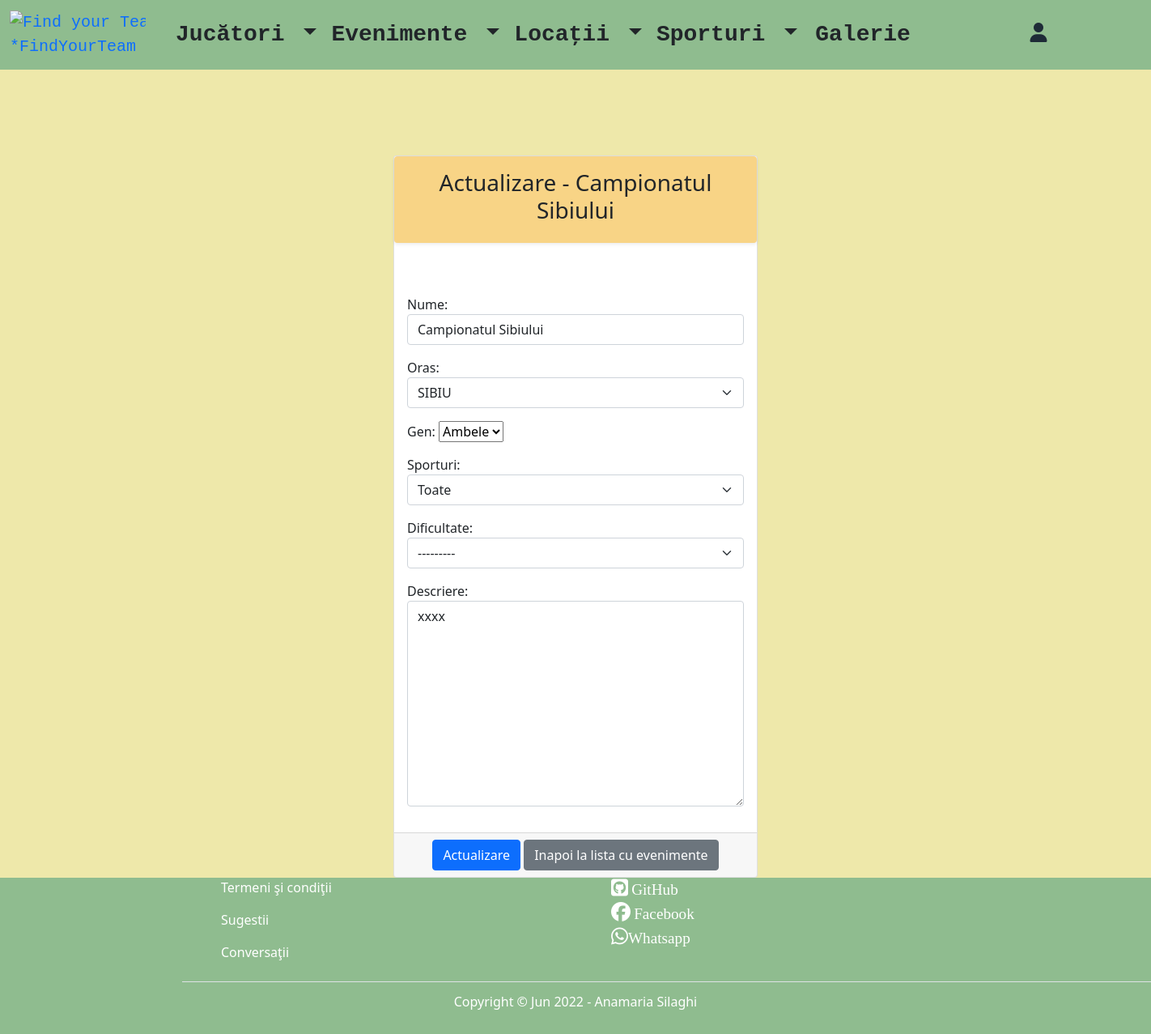
Page /update-event/1/ on the earlier database version.
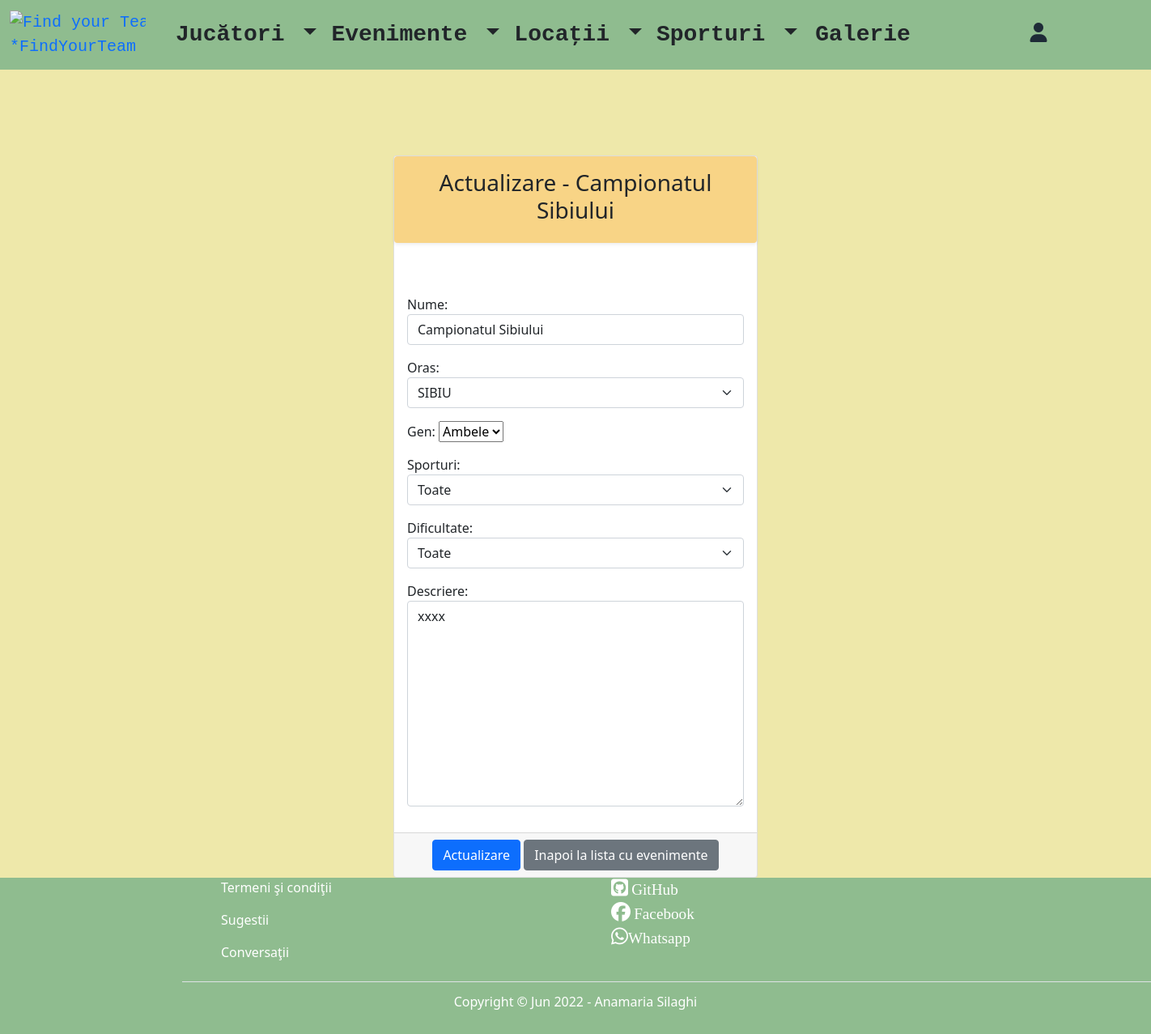
Same page on the later database version.
### teams/models.py (models this page shows, shortened)
class Event(models.Model):
    gender_choices = (("Bărbaţi", "Bărbaţi"), ("Femei", "Femei"), ("Ambele", "Ambele"))
    dificulty_choices = (("Toate", "Toate"), ("Incepator", "Incepator"), ("Intermediar", "Intermediar"), ("Avansat", "Avansat"))
    city_choices = (("SIBIU", "SIBIU"), ("BRASOV", "BRASOV"), ("CLUJ-NAPOCA", "CLUJ-NAPOCA"))
    sport_type = (("Toate", "Toate"), ("Handbal", "Handbal"), ("Fotbal", "Fotbal"), ("Tenis de camp", "Tenis de camp"))
    nume = models.CharField(max_length=20)
    oras = models.CharField(max_length=30, choices=city_choices)
    gen = models.CharField(max_length=10, choices=gender_choices)
    de_la = models.DateTimeField(auto_now_add=True)
    pana_la = models.DateTimeField(auto_now_add=True)
    sporturi = models.CharField(max_length=15, choices=sport_type, default="")
    dificultate = models.CharField(max_length=20, choices=dificulty_choices)
    descriere = models.TextField(max_length=800)
    creat_in = models.DateTimeField(auto_now_add=True)
    actualizat_in = models.DateTimeField(auto_now=True)

### teams/views.py (the view)
# urls.py: path('update-event/<int:pk>/', views.EventUpdateView.as_view(), name='update_event'),
class EventUpdateView(UpdateView):
    template_name = 'event/update_event.html'
    model = Event
    form_class = EventForm
    success_url = reverse_lazy('list_of_events')

### teams/forms.py
class EventForm(forms.ModelForm):
    class Meta:
        model = Event
        fields = "__all__"
        widgets = {
            "nume": TextInput(attrs={'placeholder': "Introduceti numele evenimentului", "class": "form-control"}),
            "oras": Select(attrs={"class": "form-select"}),
            "de_la":DateInput(attrs={"type": "datetime-local", "class": "form-control"}, format="%Y-%m-%dT%H:%M"),
            "pana_la":DateInput(attrs={"type": "datetime-local", "class": "form-control"}, format="%Y-%m-%dT%H:%M"),
            "descriere": Textarea(attrs={'placeholder': "Introduceti o descriere a evenimentului", "class": "form-control"}),
            "sporturi": Select(attrs={"class": "form-select"}),
            "dificultate": Select(attrs={"class": "form-select"}),
        }

### templates/event/update_event.html (shortened to what this page needs)
{% extends 'base.html' %}
{% block content %}
    <div class="container-fluid mt-5 pt-5">
         <div class="row mt-5 pt-5">
            <div class="col-md-4 offset-md-4">
                <div class="card">
                    <div class="shadow-sm p-3 mb-5 text-center rounded" style="background-color: #F8D486;">
                        <h3> Actualizare - {{ event.nume }}</h3>
                    </div>
                    <form method="post">
                        <div class="card-body">
                            {{ form.as_p }}
                        </div>
                        <div class="card-footer text-center">
                            <button type="submit" class="btn btn-primary">Actualizare</button>
                            <a href="{% url 'list_of_events' %}" class="btn btn-secondary">Inapoi la lista cu evenimente</a>
                        </div>
                    </form>
                </div>
            </div>
        </div>
    </div>
{% endblock %}

Differences in the rows shown:
changed Event "Campionatul Sibiului": dificultate "---------" → "Toate"
